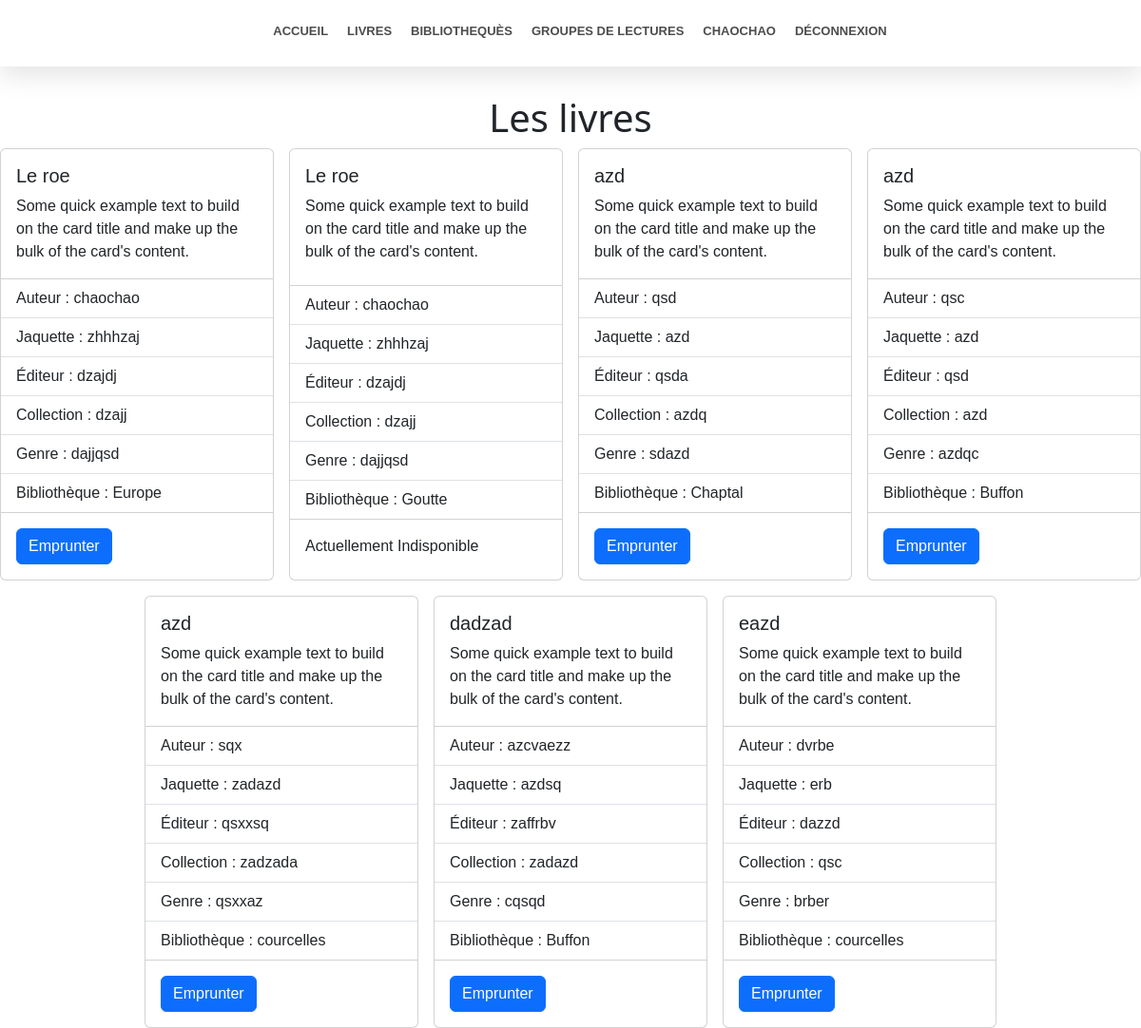
The page /livres (signed in) on the database its author committed.
### accounts/models.py (models this page shows, shortened)
class CustomUser(AbstractUser):
    is_libraire = models.BooleanField(default=False)
    adresse = models.CharField(max_length=200, blank=False)
    cp = models.CharField(max_length=6, blank=False)

class Livre(models.Model):
    titre = models.CharField(max_length=60)
    auteur = models.CharField(max_length=60)
    jaquette = models.CharField(max_length=60)
    editeur = models.CharField(max_length=60)
    collection = models.CharField(max_length=60)
    genre = models.CharField(max_length=60)
    dispo = models.BooleanField(default=True)
    biblio = models.ForeignKey(Biliotheque, on_delete=models.CASCADE)

class Biliotheque(models.Model):
    name = models.CharField(max_length=60)
    adresse = models.CharField(max_length=60)
    cp = models.CharField(max_length=60)

### livre/views.py (the view)
# urls.py: path('livres',livre_views.livres, name="livres"),
def livres(request):
    context = {}
    context["livres"] = Livre.objects.all()
    return render(request, 'livre/livres.html', context=context)

### templates/livre/livres.html (shortened to what this page needs)
{% extends 'index.html' %}
{% block content %}
    <div style="height: 100px"></div>
    <h1 class="text-center">Les livres</h1>
    <section style="max-width: 1400px;margin: auto;">
        <div class="d-flex flex-wrap justify-content-center gap-3">
            {% for livre in livres %}
                <div class="card" style="width: 18rem;min-width: 286px;">
                      <div class="card-body">
                        <h5 class="card-title">{{ livre.titre }}</h5>
                        <p class="card-text">Some quick example text to build on the card title and make up the bulk of the card's content.</p>
                      </div>
                      <ul class="list-group list-group-flush">
                          <li class="list-group-item">Auteur : {{ livre.auteur }}</li>
                          <li class="list-group-item">Jaquette : {{ livre.jaquette }}</li>
                          <li class="list-group-item">Éditeur : {{ livre.editeur }}</li>
                          <li class="list-group-item">Collection : {{ livre.collection }}</li>
                          <li class="list-group-item">Genre : {{ livre.genre }}</li>
                          <li class="list-group-item">Bibliothèque : {{ livre.biblio.name }}</li>
                      </ul>
                      <div class="card-body">
                          {% if livre.dispo %}
                              <form method="POST" action="{% url 'livre_emprunter' livre.pk  %}">
                                    <button class="btn btn-primary">
                                        Emprunter
                                    </button>
                              </form>
                          {% else %}
                              Actuellement Indisponible
                          {% endif %}
                      </div>
                </div>
            {% endfor %}
        </div>
    </section>
{% endblock %}

### templates/index.html (shortened to what this page needs)
<!doctype html>
<html lang="fr">
<head>
    <link href="https://cdn.jsdelivr.net/npm/bootstrap@5.3.0-alpha1/dist/css/bootstrap.min.css" rel="stylesheet">
    {% load static %}
    <link rel="stylesheet" type='text/css' href="{% static '/css/main.css' %}">
</head>
<body>
    <div class="div-navbar">
        <section class="section-navbar">
            <section class="section-navbar-center" id="section-navbar-center">
                <div class="section-navbar-center-div">
                    <span class="section-navbar-center-span section-navbar-center-span-margin">
                         <a href="{% url 'home' %}"><span>Accueil</span></a>
                    </span>
                    <span class="section-navbar-center-span">
                        <a href="{% url 'livres' %}"><span>Livres</span></a>
                    </span>
                    <span class="section-navbar-center-span">
                        <a href=""><span>Bibliothequès</span></a>
                    </span>
                    <span class="section-navbar-center-span">
                        <a href=""><span>Groupes de lectures</span></a>
                    </span>
                    {% if user.username %}
                        <span class="section-navbar-center-span">
                            <span><iconify-icon icon="mdi:user" width="34" class="icone-center"></iconify-icon>{{ user.username }}</span>
                        </span>
                        <span class="section-navbar-center-span">
                            <a href="{% url 'logout' %}"><span><iconify-icon icon="material-symbols:logout" width="34" class="icone-center"></iconify-icon>Déconnexion</span></a>
                        </span>
                    {% endif %}
                </div>
            </section>
        </section>
    </div>
    {% block content %}
    {% endblock %}
</body>
</html>

### static/css/main.css (style rules this page uses)
section { font-family: "Public Sans", sans-serif; }
body { margin: 0; }
.section-navbar { height: 70px; display: flex; align-items: center; margin: 0 auto; padding: 0 20px; z-index: 20; }
.div-navbar { min-height: 70px; background-color: white; z-index: 20; position: fixed; display: flex; align-items: center; width: 100%; box-shadow: rgb(100 100 111 / 20%) 0px 7px 29px 0px }
.section-navbar-center-div { display: flex; }
.section-navbar-center { display: flex; margin: 0 auto; height: 100%; align-items: center; grid-column-gap: 10px; column-gap: 10px; }
.section-navbar-center-span { text-transform: uppercase; padding: 0; font-weight: 600; font-family: Public Sans,sans-serif; font-size: 13px; color: #4d4d4d; display: flex; align-items: center; flex-shrink: 0; flex-grow: 1; border-bottom: 4px solid transparent; padding: 0 10px; }
.section-navbar-center-span a { text-decoration: none; color: #4d4d4d; }
.section-navbar-center-span-margin { margin-left: 20px; }

### rows shown on the page
CustomUser: username "CHAOCHAO"
Livre: titre "Le roe", auteur "chaochao", jaquette "zhhhzaj", editeur "dzajdj", collection "dzajj", genre "dajjqsd", biblio.name "Europe", dispo "Emprunter"
Livre: titre "Le roe", auteur "chaochao", jaquette "zhhhzaj", editeur "dzajdj", collection "dzajj", genre "dajjqsd", biblio.name "Goutte", dispo "Actuellement Indisponible"
Livre: titre "azd", auteur "qsd", jaquette "azd", editeur "qsda", collection "azdq", genre "sdazd", biblio.name "Chaptal", dispo "Emprunter"
Livre: titre "azd", auteur "qsc", jaquette "azd", editeur "qsd", collection "azd", genre "azdqc", biblio.name "Buffon", dispo "Emprunter"
Livre: titre "azd", auteur "sqx", jaquette "zadazd", editeur "qsxxsq", collection "zadzada", genre "qsxxaz", biblio.name "courcelles", dispo "Emprunter"
Livre: titre "dadzad", auteur "azcvaezz", jaquette "azdsq", editeur "zaffrbv", collection "zadazd", genre "cqsqd", biblio.name "Buffon", dispo "Emprunter"
Livre: titre "eazd", auteur "dvrbe", jaquette "erb", editeur "dazzd", collection "qsc", genre "brber", biblio.name "courcelles", dispo "Emprunter"
